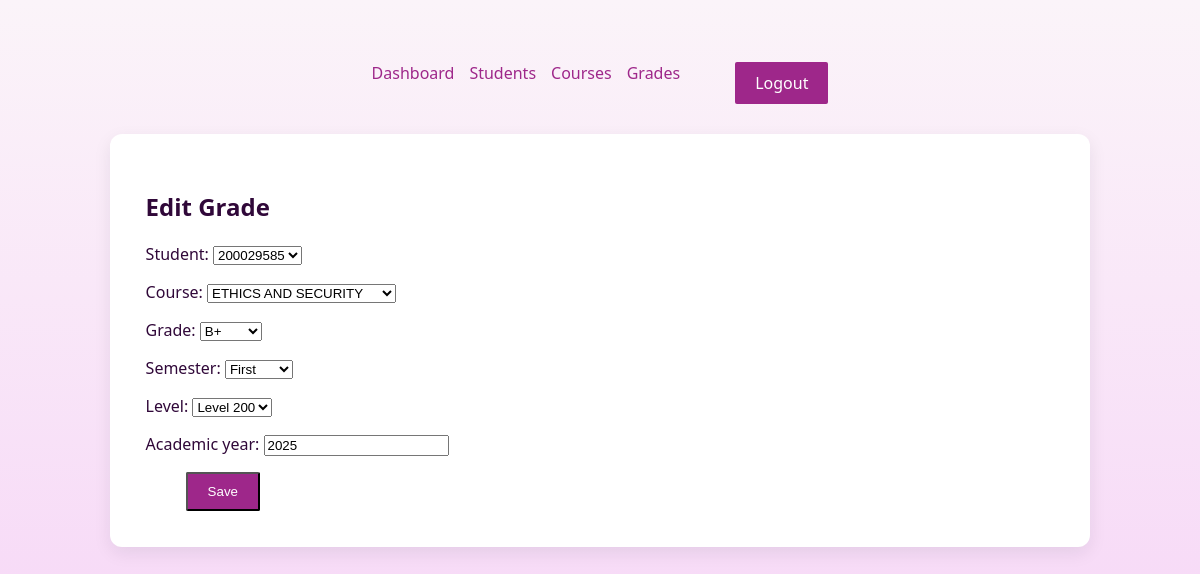
Screenshot of /transcripts/grades/edit/1/ (signed in) with the database file from the repository.
### transcripts_apps/models.py (models this page shows, shortened)
class Grade(models.Model):
    GRADE_CHOICES = [
        ('A', 'A'),
        ('B+', 'B+'),
        ('B', 'B'),
        ('C+', 'C+'),
        ('C', 'C'),
        ('D', 'D'),
        ('F', 'F'),
]
    level_choices = [
        ('100', 'Level 100'),
        ('200', 'Level 200'),
        ('300', 'Level 300'),
        ('400', 'Level 400'),
    ]
    semester_choices = [
        ('First', 'First'),
        ('Second', 'Second'),
    ]
    student = models.ForeignKey(Student, on_delete=models.CASCADE)
    course = models.ForeignKey(Course, on_delete=models.CASCADE)
    grade = models.CharField(max_length=2, choices=GRADE_CHOICES)
    semester = models.CharField(max_length=20, choices=semester_choices) # e.g. "First", "Second"
    level = models.CharField(max_length=20, choices=level_choices) # e.g. "100", "200"
    academic_year = models.CharField(max_length=20) # e.g. "2023/2024"

### transcripts_apps/views.py (the view)
# urls.py: path("grades/edit/<int:grade_id>/", views.grade_edit, name="grade_edit"),
@login_required
@is_admin
def grade_edit(request, grade_id):
    grade = get_object_or_404(Grade, pk=grade_id)
    if request.method == "POST":
        form = GradeForm(request.POST, instance=grade)
        if form.is_valid():
            form.save()
            return redirect("grade_list")
    else:
        form = GradeForm(instance=grade)
    return render(request, "transcripts/grade_form.html", {"form": form,"title": "Edit Grade"})

### transcripts_apps/forms.py
class GradeForm(forms.ModelForm):
    class Meta:
        model = Grade
        fields = ["student", "course", "grade", "semester", "level", "academic_year"]

### transcripts_apps/models.py (called while the page is built)
    def __str__(self):
        return self.index_number

    def __str__(self):
        return self.course_title

### transcripts_apps/templates/transcripts/grade_form.html (shortened to what this page needs)
{% load static %}
<!DOCTYPE html>
<html lang="en">
  <head>
    <link rel="stylesheet" href="{% static 'css/style.css' %}" />
  </head>
  <body>
    <nav class="nav-bar2">
      <a href="{% url 'admin_dashboard' %}">Dashboard</a>
      <a href="{% url 'student_list' %}">Students</a>
      <a href="{% url 'course_list' %}">Courses</a>
      <a href="{% url 'grade_list' %}">Grades</a>
      <a class="reg-btn" href="{% url 'logout' %}">Logout</a>
    </nav>
    <div class="container">
      <h2>{{ title }}</h2>
      <form method="post">
        {% csrf_token %} {{ form.as_p }}
        <button type="submit" class="btn">Save</button>
      </form>
    </div>
  </body>
</html>

### transcripts_apps/static/css/style.css (style rules this page uses)
body { margin: 0; background: linear-gradient(180deg, #fbf4f9, #f7dbf7); padding: 32px; color: #300839; font-family: "Segoe UI", Tahoma, Geneva, Verdana, sans-serif; }
.reg-btn, .btn { background-color: rgb(158, 39, 138); color: white; padding: 10px 20px; margin-left: 2.5rem; border-radius: 2px; text-decoration: none; }
.container { width: 80%; max-width: 1120px; background: #ffffff; border-radius: 12px; box-shadow: 0 6px 18px rgba(19, 24, 38, 0.08); padding: 36px; margin: auto; }
.nav-bar2 { padding: 10px 20px; display: flex; justify-content: center; gap: 15px; margin: 20px 0px; }
.nav-bar2 a { color: white; text-decoration: none; color: rgb(158, 39, 138); }
.nav-bar2 .reg-btn { background-color: rgb(158, 39, 138); color: white; padding: 10px 20px; border-radius: 2px; text-decoration: none; }

### rows the page displays
Grade: student "200029585", course "ETHICS AND SECURITY", grade "B+", semester "First", level "Level 200", academic_year "2025"

### other values shown
{{ title }} "Edit Grade"
